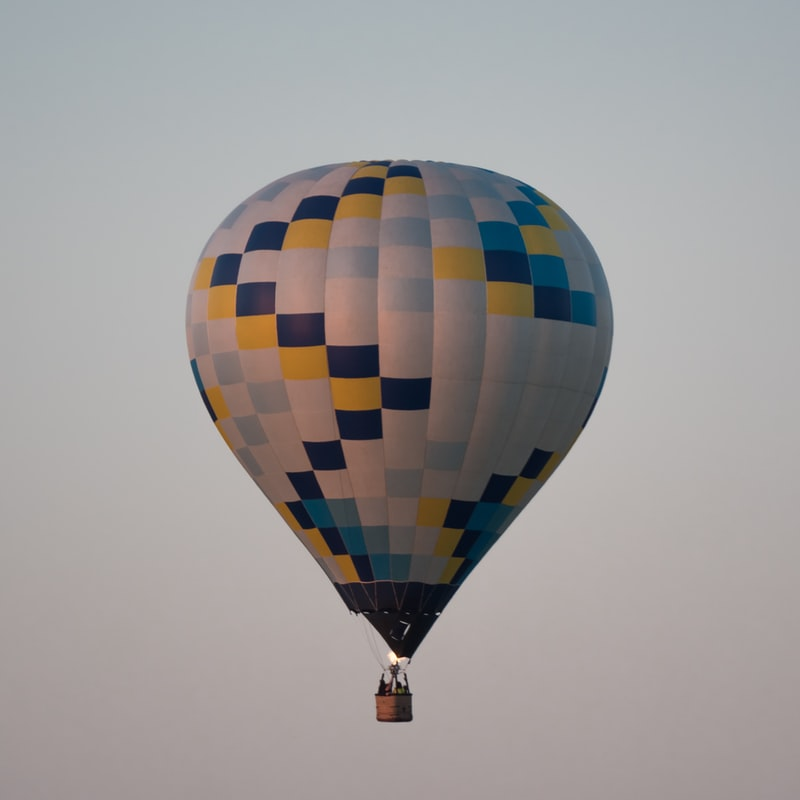
#> input picture Partial_Differential_Equation_based/ballon.jpg, 800 x 800 px, found by its file name
$ jupyter execute colorbasedPde.ipynb
#> lines starting #> are read from the running program, lines starting #| are printed output that depends on the picture; after the words box and inside, x2 and y2 are one past the last pixel; in counts of white or black regions, pixels touching at a corner belong together
[cell 1]
import cv2
import numpy as np
from matplotlib import pyplot as plt

[cell 2]
def viewImage(image):
    cv2.namedWindow('Display', cv2.WINDOW_NORMAL)
    cv2.imshow('Display', image)
    cv2.waitKey(0)
    cv2.destroyAllWindows()

[cell 3]
def grayscale_17_levels (image):
    high = 255
    while(1):
        low = high - 15
        col_to_be_changed_low = np.array([low])
        col_to_be_changed_high = np.array([high])
        curr_mask = cv2.inRange(gray, col_to_be_changed_low,col_to_be_changed_high)
        gray[curr_mask > 0] = (high)
        high -= 15
        if(low == 0 ):
            break

[cell 4]
image = cv2.imread('ballon.jpg')
#> image is the input picture: shape (800, 800, 3); mean B, G, R 151.5, 152.4, 156.4
gray = cv2.cvtColor(image, cv2.COLOR_BGR2GRAY)
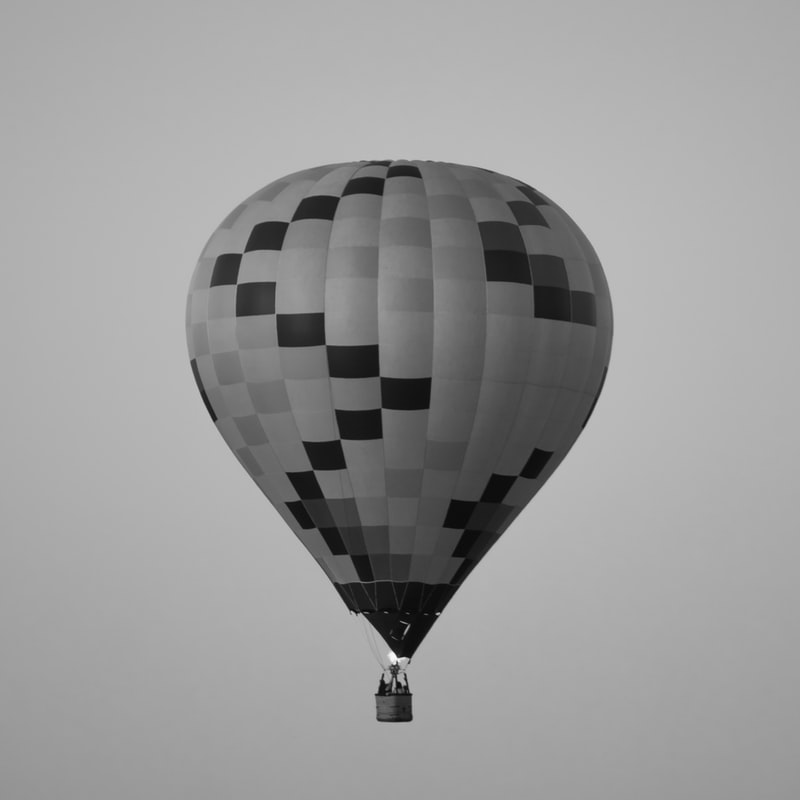
#> gray: shape (800, 800); min 1, max 251, mean 153.5
grayscale_17_levels(gray)
#> the loop in grayscale_17_levels, `while(1):` made 17 passes
#> pass 1, in grayscale_17_levels, `curr_mask = cv2.inRange(gray, col_to_be_changed_low,col_to_be_changed_..`:
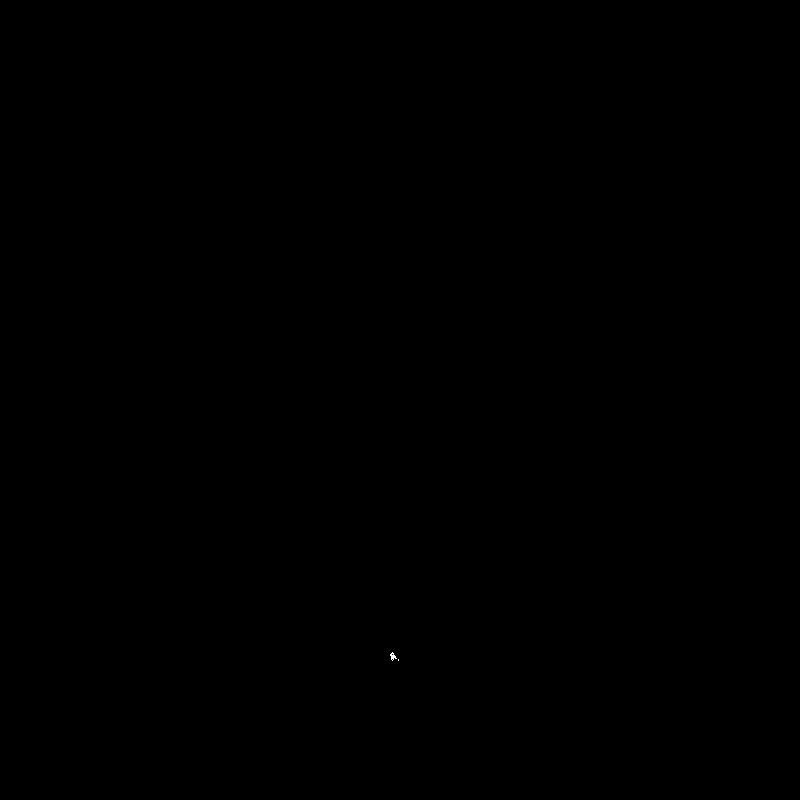
#> curr_mask: shape (800, 800); 0.01% white in thin lines or dots, all inside (x1, y1, x2, y2) = (390, 652, 399, 661)
#> after the loop in grayscale_17_levels, `while(1):`: high = 0
plt.subplot(1,3,1),plt.imshow(image,cmap = 'gray')
plt.subplot(1,3,2),plt.imshow(gray,cmap = 'gray')
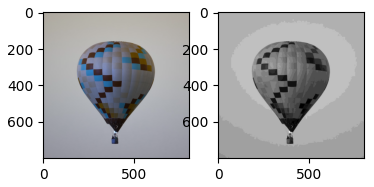
#> figure drawn by matplotlib, 2 panels; B, G, R data is drawn as R, G, B

[cell 5]
def get_area_of_each_gray_level(im):
## convert image to gray scale (must br done before contouring)
    image = cv2.cvtColor(im, cv2.COLOR_BGR2GRAY)
    output = []
    high = 255
    first = True
    while(1):
      low = high - 15;
      if(first == False):
          to_be_black_again_low = np.array([high])
          to_be_black_again_high = np.array([255])
          curr_mask = cv2.inRange(image, to_be_black_again_low,
          to_be_black_again_high)
          image[curr_mask > 0] = (0)

        # making values of this gray level white so we can calculate
        # it's area
      ret, threshold = cv2.threshold(image, low, 255, 0)
      contours, hirerchy = cv2.findContours(threshold,
      cv2.RETR_LIST, cv2.CHAIN_APPROX_NONE)
      if(len(contours) > 0):
        output.append([cv2.contourArea(contours[0])])
        cv2.drawContours(im, contours, -1, (0,0,255), 3)
      high -= 15
      first = False
      if(low == 0 ):
        break
#> this loop made 17 passes
#> ret on passes 1, 5, 6, 7, 8, 9, 10, 11, 12, 13, 14, 15: 240, 180, 165, 150, 135, 120, 105, 90, 75, 60, 45, 30
#> (ret, contours) on passes 2 to 4: (225, 9 contours, all with area under 20), (210, 9 contours, all with area under 20), (195, 20 contours, all with area under 20)
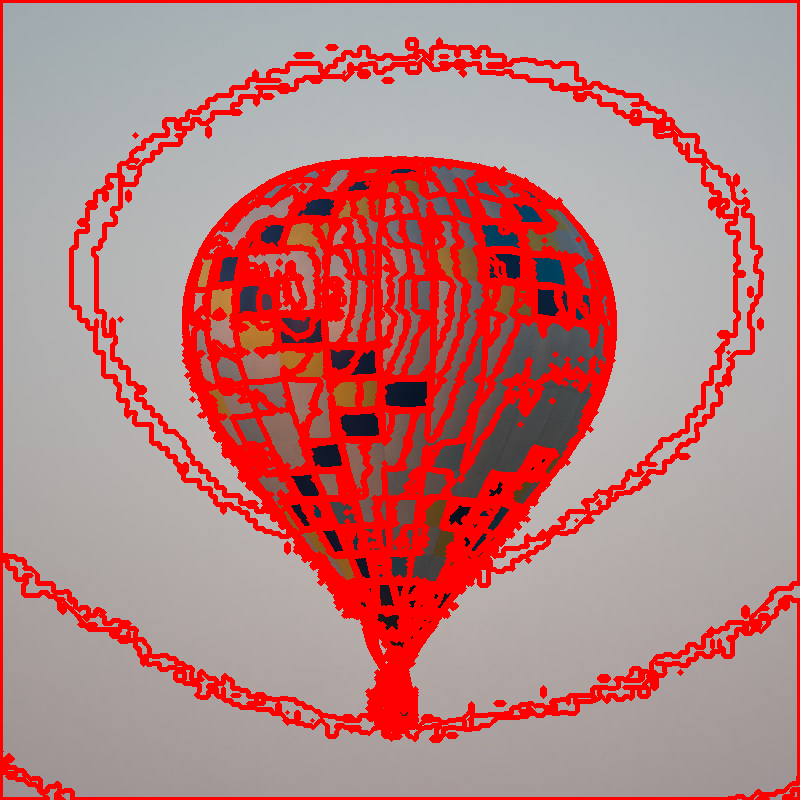
#> im: shape (800, 800, 3); mean B, G, R 125.6, 126.1, 185
#> image: shape (800, 800)
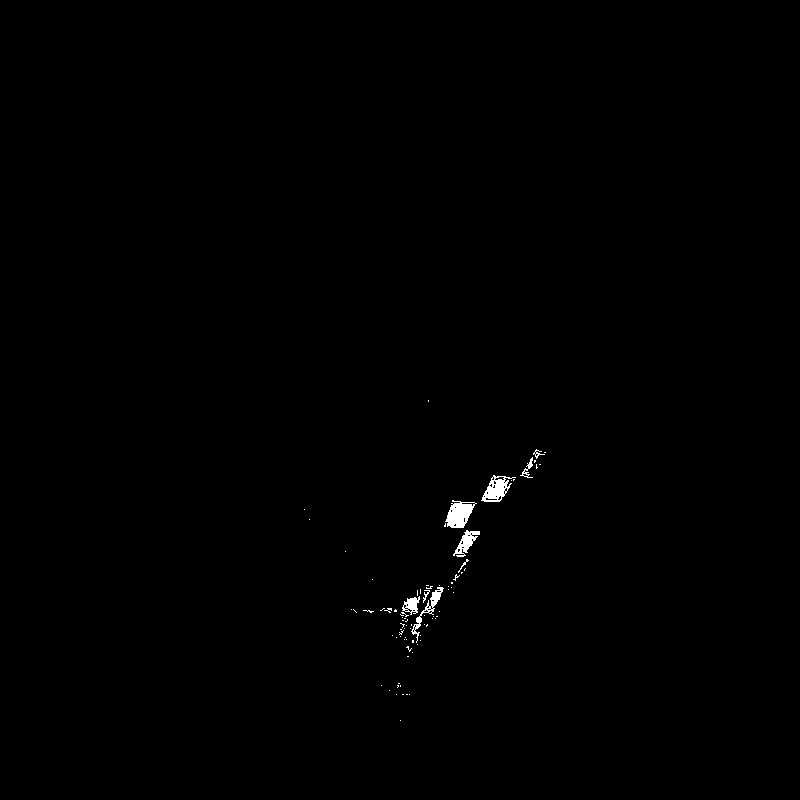
#> threshold: shape (800, 800); 0.34% white; 84 white regions (75 under 20 px), largest, box (x1, y1, x2, y2) and area: (445, 500, 477, 528) 536, (481, 475, 516, 502) 447, (453, 530, 480, 557) 304
#> after the loop, high = 0; output = [[0], [0], [0], [0], [0], [0], [7], [2], [0], [0], [0], [0], [0], [0], [0], [19], [0]]
    return output

[cell 6]
image = cv2.imread('ballon.jpg')
print(get_area_of_each_gray_level(image))
#| [[0.0], [0.0], [0.0], [0.0], [0.0], [0.0], [7.0], [2.0], [0.0], [0.0], [0.0], [0.0], [0.0], [0.0], [0.0], [19.0], [0.0]]
plt.subplot(1,3,1),plt.imshow(image,cmap = 'gray')
